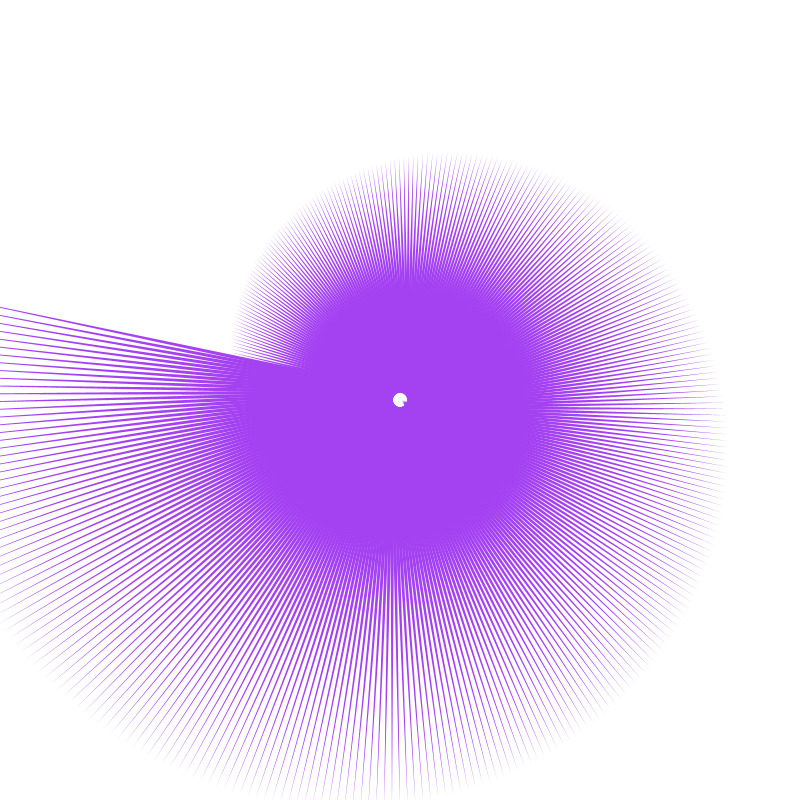
Frame 1 (no input)
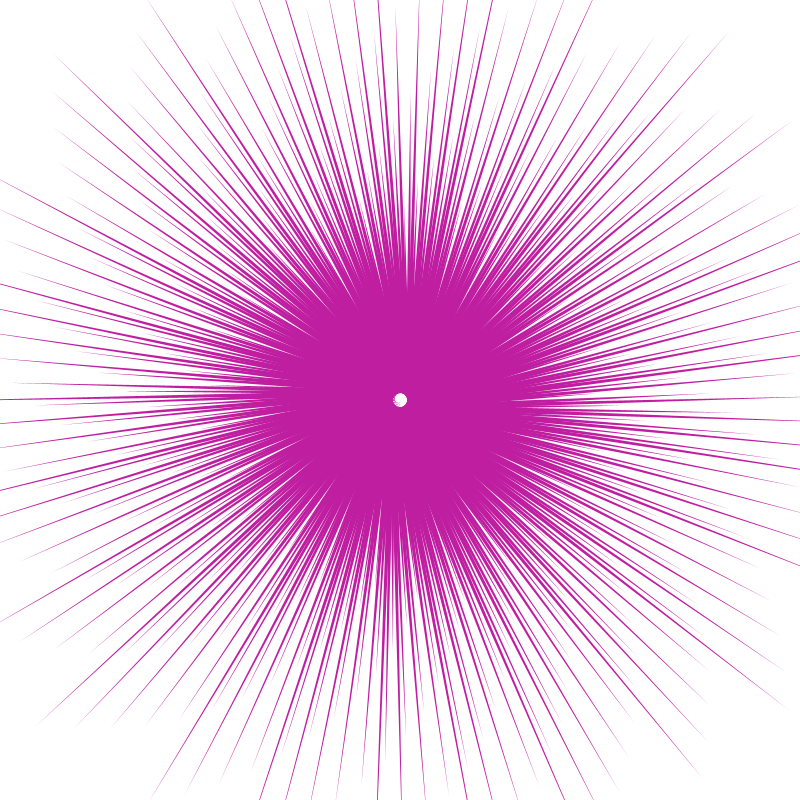
Frame 60 (the mouse pressed at the canvas centre just before this capture)
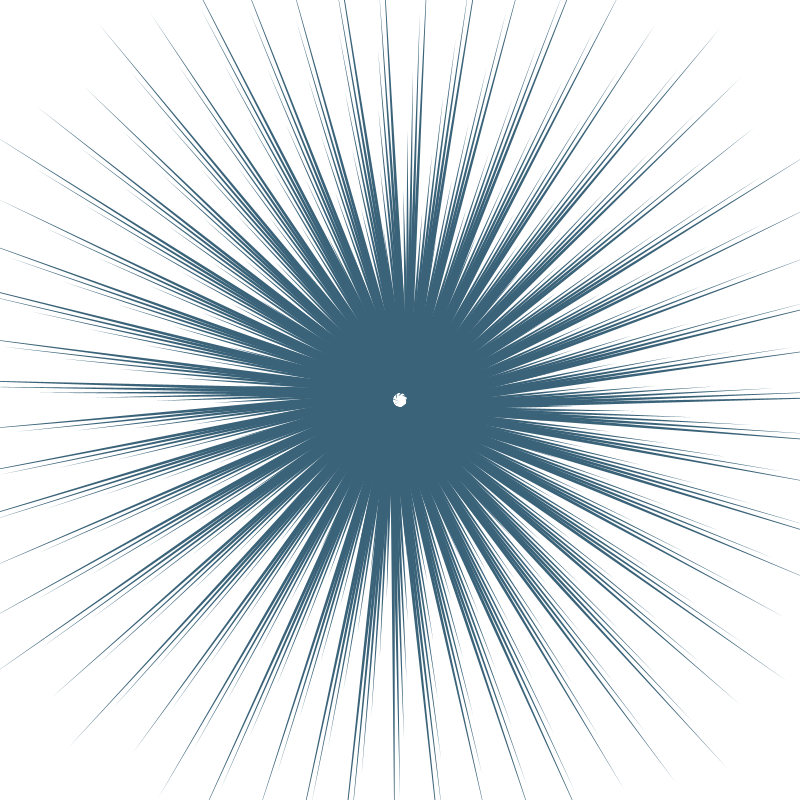
Frame 120 (the mouse held since frame 60 and released just before this capture)

The Processing sketch that drew these frames (run headless with seeded random() and noise(); from frame 60 on, the mouse is pressed at the canvas centre):

// Processing sketch: processing_170168
// ── processing_170168.pde

void setup()
{
  size(800,800);
  background(255);
}
 
void draw()
{
  background(255);
  float sekunde = map(millis(), 0,70,0,2*PI);
   
   int rndColorR, rndColorG, rndColorB, rndX, rndY;
  rndColorR = int(random(255));
  rndColorG = int(random(255));
  rndColorB = int(random(255));
   
  translate(width/2,height/2);
  for (float i = 0; i < 500; i++) {
    rotate(sekunde/800.0);
     
    fill(rndColorR, rndColorG, rndColorB);
    noStroke();
     
    triangle(i,0,10,10,5,5);
  }
}
